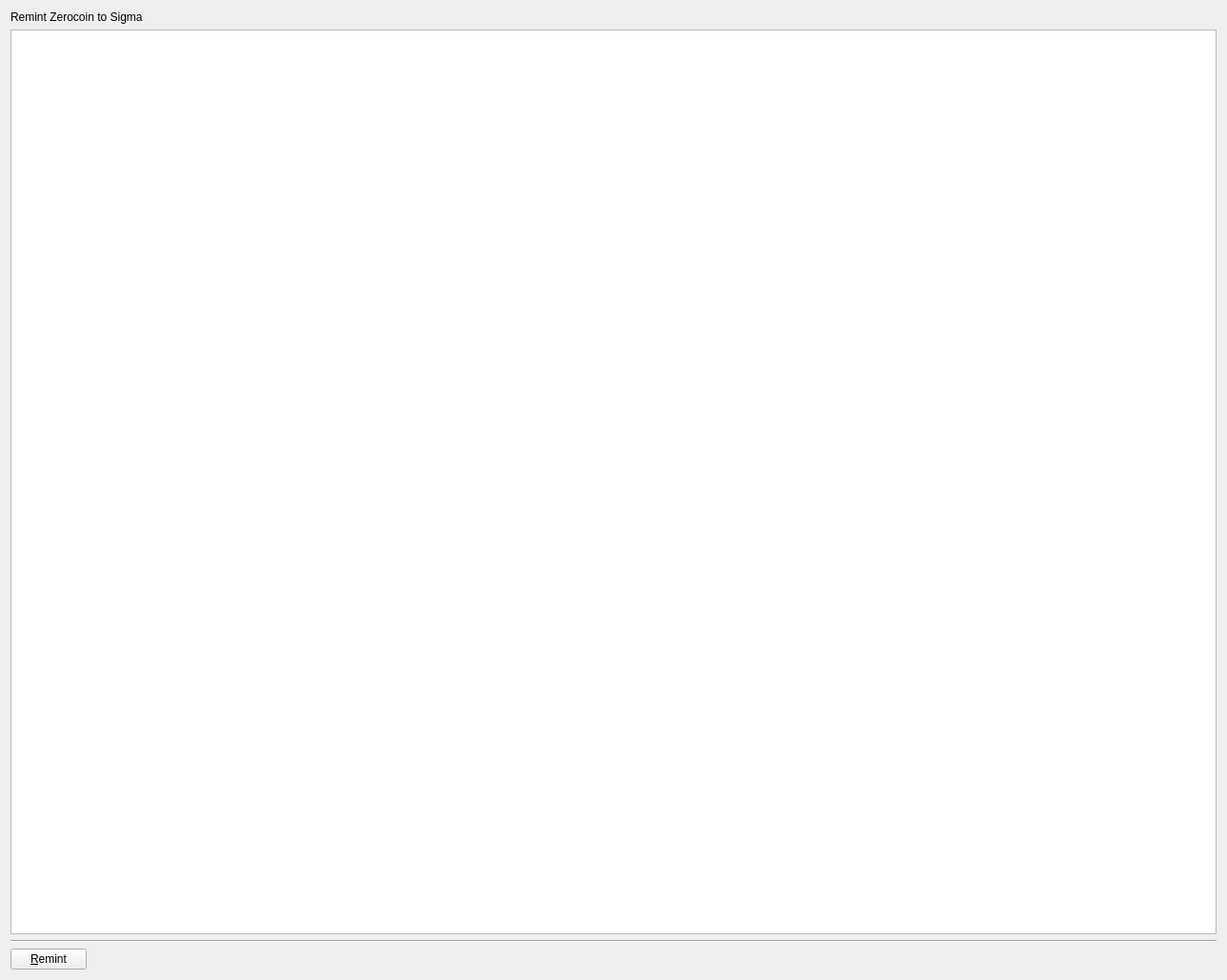
<?xml version="1.0" encoding="UTF-8"?>
<ui version="4.0">
 <class>Zc2SigmaPage</class>
 <widget class="QWidget" name="Zc2SigmaPage">
  <property name="geometry">
   <rect>
    <x>0</x>
    <y>0</y>
    <width>1288</width>
    <height>1029</height>
   </rect>
  </property>
  <layout class="QVBoxLayout" name="verticalLayout">
   <item>
    <widget class="QLabel" name="explanationLabel">
     <property name="text">
      <string>Remint Zerocoin to Sigma</string>
     </property>
     <property name="textFormat">
      <enum>Qt::PlainText</enum>
     </property>
     <property name="wordWrap">
      <bool>true</bool>
     </property>
    </widget>
   </item>
   <item>
    <widget class="QTableView" name="availMintsTable">
     <property name="contextMenuPolicy">
      <enum>Qt::CustomContextMenu</enum>
     </property>
     <property name="toolTip">
      <string>Right-click to edit address or label</string>
     </property>
     <property name="tabKeyNavigation">
      <bool>false</bool>
     </property>
     <property name="alternatingRowColors">
      <bool>true</bool>
     </property>
     <property name="selectionMode">
      <enum>QAbstractItemView::SingleSelection</enum>
     </property>
     <property name="selectionBehavior">
      <enum>QAbstractItemView::SelectRows</enum>
     </property>
     <property name="sortingEnabled">
      <bool>true</bool>
     </property>
     <attribute name="verticalHeaderVisible">
      <bool>false</bool>
     </attribute>
    </widget>
   </item>
   <item>
    <widget class="Line" name="line_2">
     <property name="orientation">
      <enum>Qt::Horizontal</enum>
     </property>
    </widget>
   </item>
   <item>
    <layout class="QHBoxLayout" name="horizontalLayout">
     <property name="bottomMargin">
      <number>0</number>
     </property>
     <item>
      <widget class="QPushButton" name="remintButton">
       <property name="toolTip">
        <string>Remint Zerocoin</string>
       </property>
       <property name="text">
        <string>&amp;Remint</string>
       </property>
       <property name="icon">
        <iconset>
         <normaloff>../res/icons/edit.png</normaloff>../res/icons/edit.png</iconset>
       </property>
       <property name="autoDefault">
        <bool>false</bool>
       </property>
      </widget>
     </item>
     <item>
      <spacer name="horizontalSpacer">
       <property name="orientation">
        <enum>Qt::Horizontal</enum>
       </property>
       <property name="sizeHint" stdset="0">
        <size>
         <width>40</width>
         <height>20</height>
        </size>
       </property>
      </spacer>
     </item>
    </layout>
   </item>
  </layout>
 </widget>
 <resources/>
 <connections/>
</ui>
